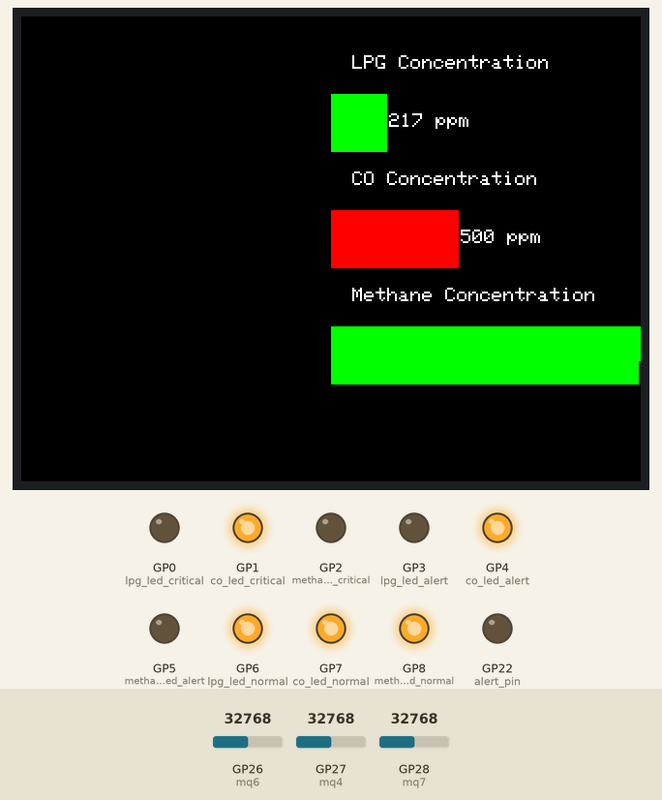
This program was run on a simulated Raspberry Pi Pico running MicroPython. Parts: 320×240 colour display, output pins drawn as LEDs (lit = HIGH). The test bench sets the inputs (shaded band); at power-on: GP26 (mq6) = 32768, GP27 (mq4) = 32768, GP28 (mq7) = 32768 (analog values on the 0–65535 scale). WiFi joins after 1.5 s; the clock reads 2024-03-15 10:24:30 at power-on unless the program sets it; files the program writes start out absent; web requests get an empty 200 reply after 0.4 s; library files of the repository ran but are not shown: ili934xnew.py; pins used as bus, display or sensor lines are not drawn; what the program prints to the serial console is not drawn.

Above: at 3.9 s.
4.0 s: GP26 (mq6) set to 42848
At 6.9 s:
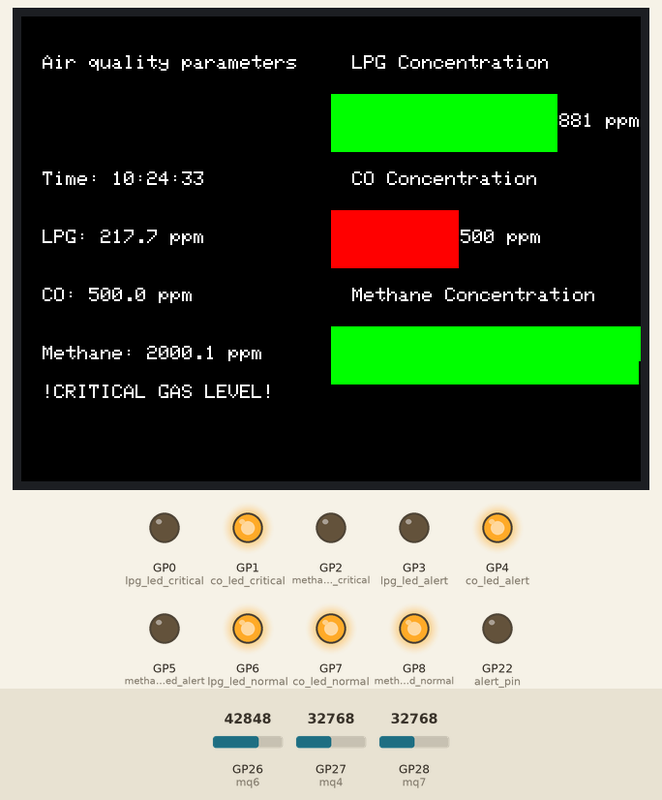
7.0 s: GP26 (mq6) set to 44096
At 9.8 s:
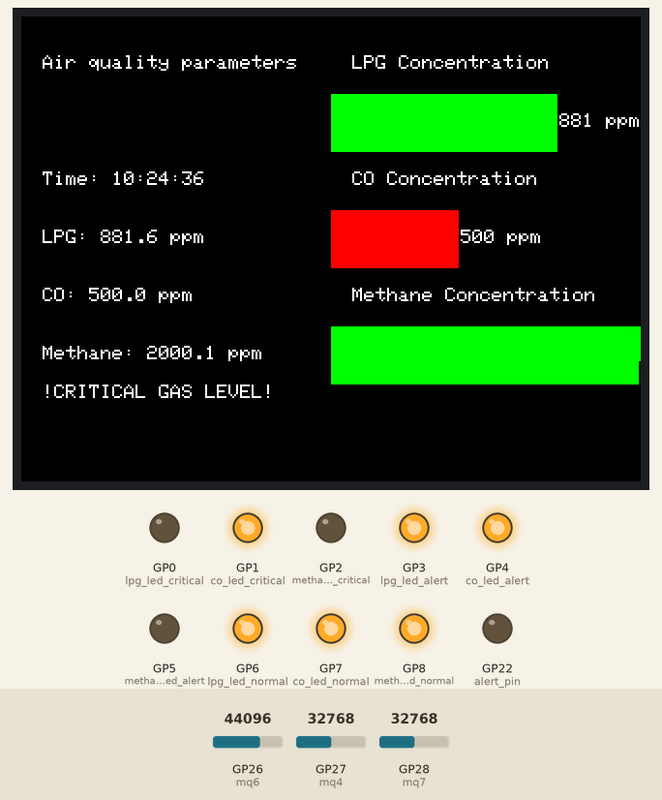
10.0 s: GP27 (mq4) set to 39040
At 11.5 s:
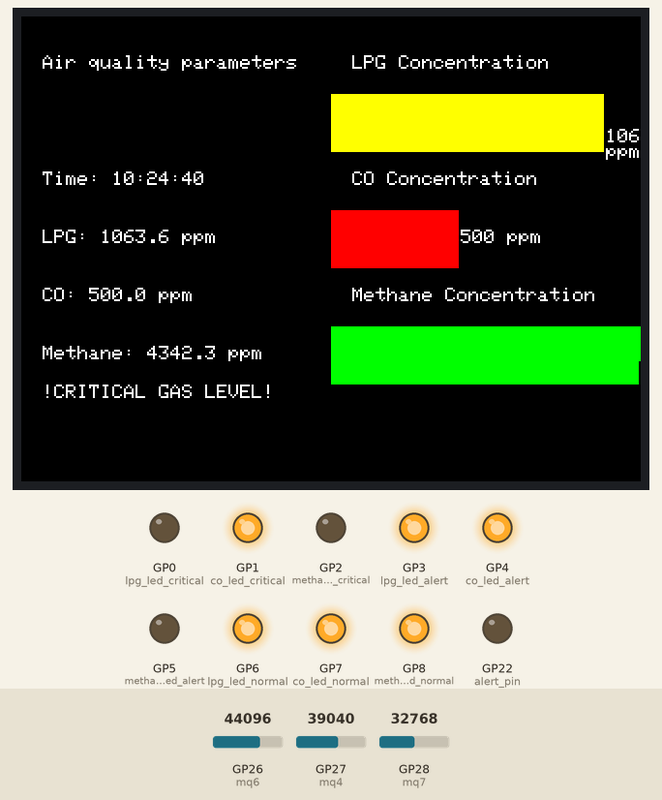
12.1 s: GP27 (mq4) set to 40768
At 14.5 s:
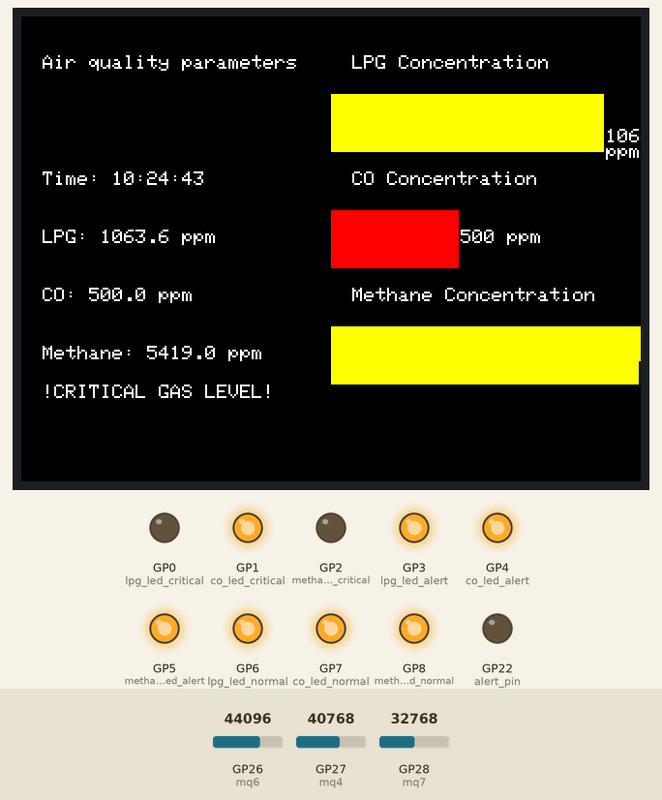
15.1 s: GP28 (mq7) set to 7864
At 17.9 s:
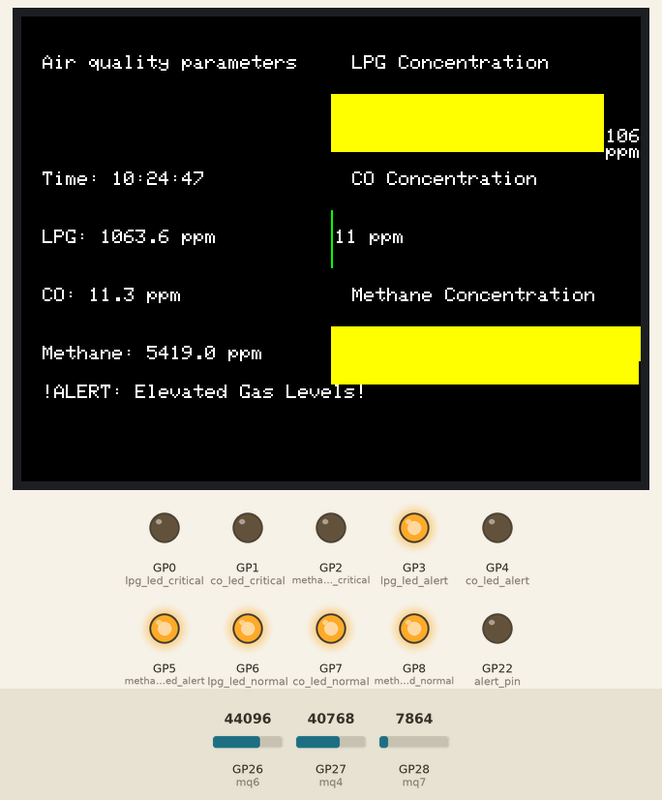
18.1 s: GP28 (mq7) set to 19660
At 21.4 s:
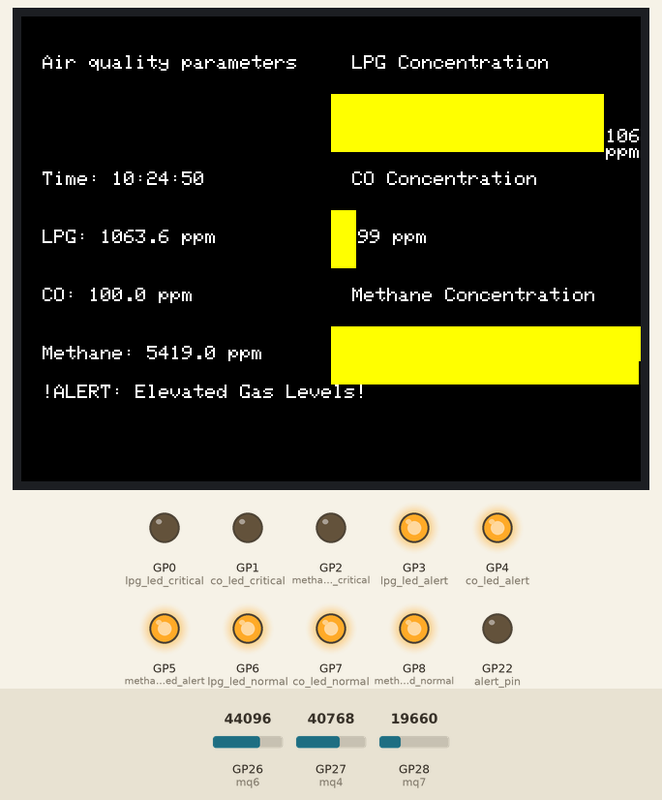
Timing chart, 0 to 22.1 s (numbered marks = the images above; inputs shaded):
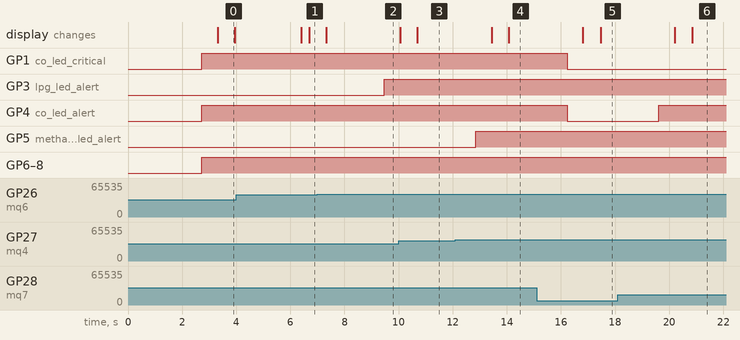

Measured:
- the behaviour switches between 43680 and 43696 on GP26 (mq6) (found by bisection; images 1 and 2)
- the behaviour switches between 40144 and 40160 on GP27 (mq4) (found by bisection; images 3 and 4)
- after the input at 7.0 s, GP3 (lpg_led_alert): LOW → HIGH after 2.5 s
- after the input at 12.1 s, GP5 (methane_led_alert): LOW → HIGH after 0.75 s
- after the input at 15.1 s, GP1 (co_led_critical), GP4 (co_led_alert): HIGH → LOW after 1.1 s
- after the input at 18.1 s, GP4 (co_led_alert): LOW → HIGH after 1.5 s
- what the display in image 0 shows lasts 0.6 s, from 3.3 s to 3.9 s

The program:

main.py
```python
from imports import *

# Network Config Parameters
SSID = "DESKTOP-6VVSH47 7430"
PASSWORD = "2Wf6>683"
SERVER = "http://172.20.10.6:5000/gas"

# Initialize WIFI

wlan = network.WLAN(network.STA_IF)
wlan.active(True)
wlan.connect(SSID, PASSWORD)

print("Connecting to Wi-Fi...")
while not wlan.isconnected():
    time.sleep(1)
print("Connected! IP Address:", wlan.ifconfig()[0])
while not wlan.isconnected():
    time.sleep(1)

sd = functions.init_sdcard()
# Loop to Read Sensor and Update Display
while True:
    LPG, CO, Methane = functions.get_gas_concentration()
    print(f"LPG: {LPG:.2f} ppm, CO: {CO:.2f} ppm, Methane: {Methane:.2f} ppm")
    functions.LED_control()
    functions.display_gas_graphs(1500)
    functions.display_sensor_data()
    functions.send_data()
    functions.log_to_sd(LPG, CO, Methane)
    utime.sleep(1)  # Update every second
```

imports.py
```python
import machine
import functions
import ili934xnew
import utime
from machine import ADC, Pin
import os
import sdcard
import network
import socket
import urequests
import time
from pins import *
```

functions.py
```python
from imports import *
from pins import *
import utime
import urequests
import network
import socket
import os
import ujson

# LPG Thresholds (PPM)
LPG_ALERT = 1000
LPG_CRITICAL = 2000

# CO Thresholds (PPM)
CO_ALERT = 50
CO_CRITICAL = 200

# Methane Thresholds (PPM)
METHANE_ALERT = 5000
METHANE_CRITICAL = 50000
SERVER = "http://172.20.10.6:5000/gas"


def send_data():
    LPG, CO, Methane = get_gas_concentration()
    print(f"DEBUG: Sending - LPG: {LPG:.2f}, CO: {CO:.2f}, Methane: {Methane:.2f}")  # Debug Print
    data = {"LPG": LPG, "CO": CO, "Methane": Methane}

    try:
        response = urequests.post(SERVER, json=data, timeout = 40)
        print("Server Response:", response.text)
        response.close()
    except Exception as e:
        print("Failed to send data:", e)


def LED_control():

    LPG, CO, Methane = get_gas_concentration()
         # Control LEDs for LPG
    if LPG >= LPG_CRITICAL:
        lpg_led_critical.on()
        lpg_led_alert.on()
        lpg_led_normal.on()
    elif LPG >= LPG_ALERT:
        lpg_led_critical.off()
        lpg_led_alert.on()
        lpg_led_normal.on()
    else:
        lpg_led_critical.off()
        lpg_led_alert.off()
        lpg_led_normal.on()

    # Control LEDs for CO
    if CO >= CO_CRITICAL:
        co_led_critical.on()
        co_led_alert.on()
        co_led_normal.on()
    elif CO >= CO_ALERT:
        co_led_critical.off()
        co_led_alert.on()
        co_led_normal.on()
    else:
        co_led_critical.off()
        co_led_alert.off()
        co_led_normal.on()

    # Control LEDs for Methane
    if Methane >= METHANE_CRITICAL:
        methane_led_critical.on()
        methane_led_alert.on()
        methane_led_normal.on()
    elif Methane >= METHANE_ALERT:
        methane_led_critical.off()
        methane_led_alert.on()
        methane_led_normal.on()
    else:
        methane_led_critical.off()
        methane_led_alert.off()
        methane_led_normal.on()


def get_gas_concentration(samples = 5):
    total_mq7 = 0
    total_mq6 = 0
    total_mq4 = 0

    for _ in range(samples):
        total_mq7 += mq7.read_u16()
        total_mq6 += mq6.read_u16()
        total_mq4 += mq4.read_u16()
        utime.sleep_ms(50)

    raw_value_mq7 = total_mq7 / samples
    raw_value_mq6 = total_mq6 / samples
    raw_value_mq4 = total_mq4 / samples


    voltage_mq7 = (raw_value_mq7 / 65535) * 3.3
    voltage_mq6 = (raw_value_mq6 / 65535) * 3.3
    voltage_mq4 = (raw_value_mq4 / 65535) * 3.3

    RL_mq47 = 1  # Load resistance in kΩ for MQ4 and MQ7 sensors
    RL_mq6 = 2  # Load resistance in kΩ for MQ6 sensor

    RS_mq7 = (3.3 - voltage_mq7) / voltage_mq7 * RL_mq47
    RS_mq6 = (3.3 - voltage_mq6) / voltage_mq6 * RL_mq6
    RS_mq4 = (3.3 - voltage_mq4) / voltage_mq4 * RL_mq47

    R0 = 1  # This should be pre-calibrated in clean air, the same for all the sensors

    ratio_mq7 = RS_mq7 / R0
    ratio_mq6 = RS_mq6 / R0
    ratio_mq4 = RS_mq4 / R0

    # Gas estimation (example values, adjust based on datasheet)
    LPG_ppm = 1000 * (ratio_mq6 ** -2.2)
    CO_ppm = 500 * (ratio_mq7 ** -1.9)
    Methane_ppm = 2000 * (ratio_mq4 ** -2.0)

    return LPG_ppm, CO_ppm, Methane_ppm

# Function to Display Sensor Data with Timestamp
def display_sensor_data():

    LPG, CO, Methane = get_gas_concentration()

    # Get current time
    current_time = utime.localtime()
    time_str = "{:02d}:{:02d}:{:02d}".format(current_time[3], current_time[4], current_time[5])

    display.fill_rectangle(0, 0, 160, 240,0x0000)

    # Set cursor and print sensor data
    display.set_pos(10,20)
    display.print(f"Air quality parameters")

    # Set cursor and print time
    display.set_pos(10, 80)
    display.print(f"Time: {time_str}")

    display.set_pos(10, 110)
    display.print(f"LPG: {LPG:.1f} ppm")

    display.set_pos(10, 140)
    display.print(f"CO: {CO:.1f} ppm")

    display.set_pos(10, 170)
    display.print(f"Methane: {Methane:.1f} ppm")

    display.set_pos(10,190)
    if LPG >= LPG_CRITICAL or CO >= CO_CRITICAL or Methane >= METHANE_CRITICAL:
        display.print("!CRITICAL GAS LEVEL!")
    elif LPG >= LPG_ALERT or CO >= CO_ALERT or Methane >= METHANE_ALERT:
        display.print("!ALERT: Elevated Gas Levels!")

def display_gas_graphs(MAX_PPM):

        LPG, CO, Methane = get_gas_concentration()
        def scale_ppm(ppm, max_value):
            return int((ppm/max_value)*200)

        lpg_width = scale_ppm(min(LPG, MAX_PPM), MAX_PPM)
        co_width = scale_ppm(min(CO, MAX_PPM), MAX_PPM)
        methane_width = scale_ppm(min(Methane, MAX_PPM), MAX_PPM)

        # Colors based on alert levels
        def get_color(value, alert, critical):
            if value >= critical:
                return 0xF800  # Red
            elif value >= alert:
                return 0xFFE0  # Yellow
            else:
                return 0x07E0  # Green
        LPG_COLOR = get_color(LPG, LPG_ALERT, LPG_CRITICAL)
        CO_COLOR = get_color(CO, CO_ALERT, CO_CRITICAL)
        METHANE_COLOR = get_color(Methane, METHANE_ALERT, METHANE_CRITICAL)
        BACKGROUND_COLOR = 0x0000  # Black

        LPG_Y = 40
        CO_Y = 100
        METHANE_Y = 160

        display.fill_rectangle(160, 0, 160, 240, BACKGROUND_COLOR)

        display.set_pos(170,20)
        display.print(f"LPG Concentration")
        display.fill_rectangle(160, LPG_Y, lpg_width, 30, LPG_COLOR)  # LPG bar
        display.set_pos(160+lpg_width, LPG_Y + 10)
        display.print(f"{int(LPG)} ppm")

        display.set_pos(170,80)
        display.print(f"CO Concentration")
        display.fill_rectangle(160, CO_Y, co_width, 30, CO_COLOR)  # CO bar
        display.set_pos(160+co_width, CO_Y + 10)
        display.print(f"{int(CO)} ppm")


        display.set_pos(170,140)
        display.print(f"Methane Concentration")
        display.fill_rectangle(160, METHANE_Y, methane_width, 30, METHANE_COLOR)  # Methane bar
        display.set_pos(160+methane_width, METHANE_Y + 10)
        display.print(f"{int(Methane)} ppm")

def init_sdcard():
    try:
        sd = sdcard.SDCard(spi1, cs_sd)
        os.mount(sd, "/sd")
        os.listdir('/')
        print("SD card mounted at /sd")
        return sd
    except Exception as e:
        print("Failed to mount SD card:", e)
        return None

def log_to_sd(LPG, CO, Methane):
    try:
        # Check if /sd is mounted
        if "/sd" not in os.listdir("/"):
            print("SD not mounted. Skipping log.")
            return

        # Create log file if not exists (optional)
        log_file = "/sd/gas_log.csv"
        if log_file not in os.listdir("/sd"):
            with open(log_file, "w") as f:
                f.write("Time,LPG,CO,Methane\n")  # Header

        timestamp = utime.localtime()
        time_str = "{:02d}:{:02d}:{:02d}".format(timestamp[3], timestamp[4], timestamp[5])
        with open(log_file, "a") as f:
            f.write(f"{time_str},{LPG:.2f},{CO:.2f},{Methane:.2f}\n")

    except Exception as e:
        print("SD log failed:", e)

def handle_request(client):
    req = client.recv(1024)
    req_str = req.decode()
    json_start = req_str.find("\r\n\r\n") + 4
    try:
        data = ujson.loads(req_str[json_start:])
        LPG = float(data.get("LPG", 0))
        CO = float(data.get("CO", 0))
        Methane = float(data.get("Methane", 0))

        if LPG > LPG_ALERT or CO > CO_ALERT or Methane > METHANE_ALERT:
            alert_pin.on()
        else:
            alert_pin.off()
        client.send("HTTP/1.1 200 OK\r\n\r\nOK")
    except Exception as e:
        client.send("HTTP/1.1 400 Bad Request\r\n\r\n")
    client.close()
```

pins.py
```python
import machine
import ili934xnew
import os
import sdcard
# LED Pins
cs_sd = machine.Pin(13, machine.Pin.OUT)
cs_lcd = machine.Pin(17, machine.Pin.OUT)
dc = machine.Pin(16, machine.Pin.OUT)
rst = machine.Pin(21, machine.Pin.OUT)
alert_pin = machine.Pin(22, machine.Pin.OUT)

# LPG LEDs
lpg_led_normal = machine.Pin(6, machine.Pin.OUT)
lpg_led_alert = machine.Pin(3, machine.Pin.OUT)
lpg_led_critical = machine.Pin(0, machine.Pin.OUT)

# CO LEDs
co_led_normal = machine.Pin(7, machine.Pin.OUT)
co_led_alert = machine.Pin(4, machine.Pin.OUT)
co_led_critical = machine.Pin(1, machine.Pin.OUT)

# Methane LEDs
methane_led_normal = machine.Pin(8, machine.Pin.OUT)
methane_led_alert = machine.Pin(5, machine.Pin.OUT)
methane_led_critical = machine.Pin(2, machine.Pin.OUT)

# Sensors pins
mq4 = machine.ADC(machine.Pin(27))
mq6 = machine.ADC(machine.Pin(26))
mq7 = machine.ADC(machine.Pin(28))

# SPI Configuration (Lower Baudrate)
spi = machine.SPI(0, baudrate=10000000, sck=machine.Pin(18), mosi=machine.Pin(19))
spi1 = machine.SPI(1, baudrate=100_000, sck=machine.Pin(10), mosi=machine.Pin(11), miso=machine.Pin(12))

# Initialize Display with Correct Rotation
display = ili934xnew.ILI9341(spi, cs=cs_lcd, dc=dc, rst=rst, w=320, h=240, r=1)
```
